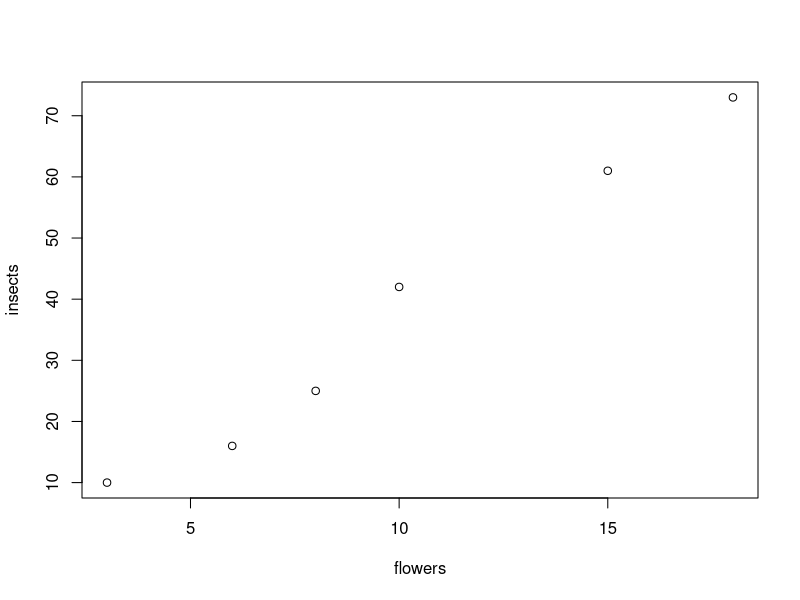
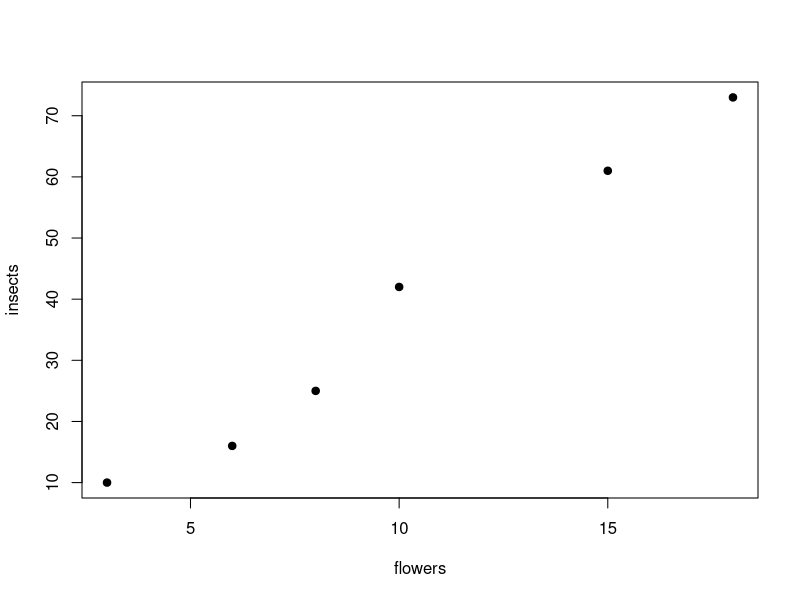
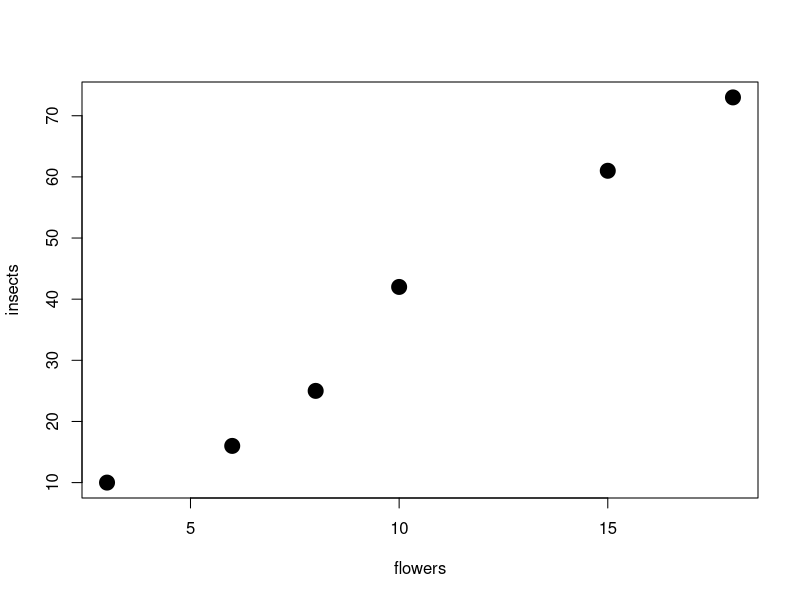

Reproduce these figures in R, in order. (Note: this script raises an error after producing the figures.)
# First R script

# R as a calculator
a <- 6*7
b <- 5*8

a+b

# Arrays

flowers <- c(3, 6, 8, 10, 15, 18)
flowers

insects <- c(10,16,25,42,61,73)
insects

plot(flowers, insects) #è una funzione, quindi è come se scrivessi f(x,y)

# changing plot parameters

#symbols: posso cambiare il simbolo, esiste un codice per ogni tipo di simbolo, pch = point character
plot(flowers, insects,pch=19)

#symbol dimensions: posso modificare anche le dimensioni dei punti del plot, cex = character exageration
plot(flowers, insects, pch=19, cex=2)  #se voglio rimpicciolire metto numeri più piccoli

# per cambiare il colore del simbolo aggiungo tra parentesi col="nome del colore"
plot(flowers, insects, pch=19, cex=2, cex=.5, col="chocolate1")

#se voglio cambiare i nomi di asse x e y aggiungo xlab="nuovo nome" e ylab="nuovo nome"
plot(flowers, insects, pch=19, cex=2, cex=.5, col="chocolate1", xlab="flora", ylab="fauna")
